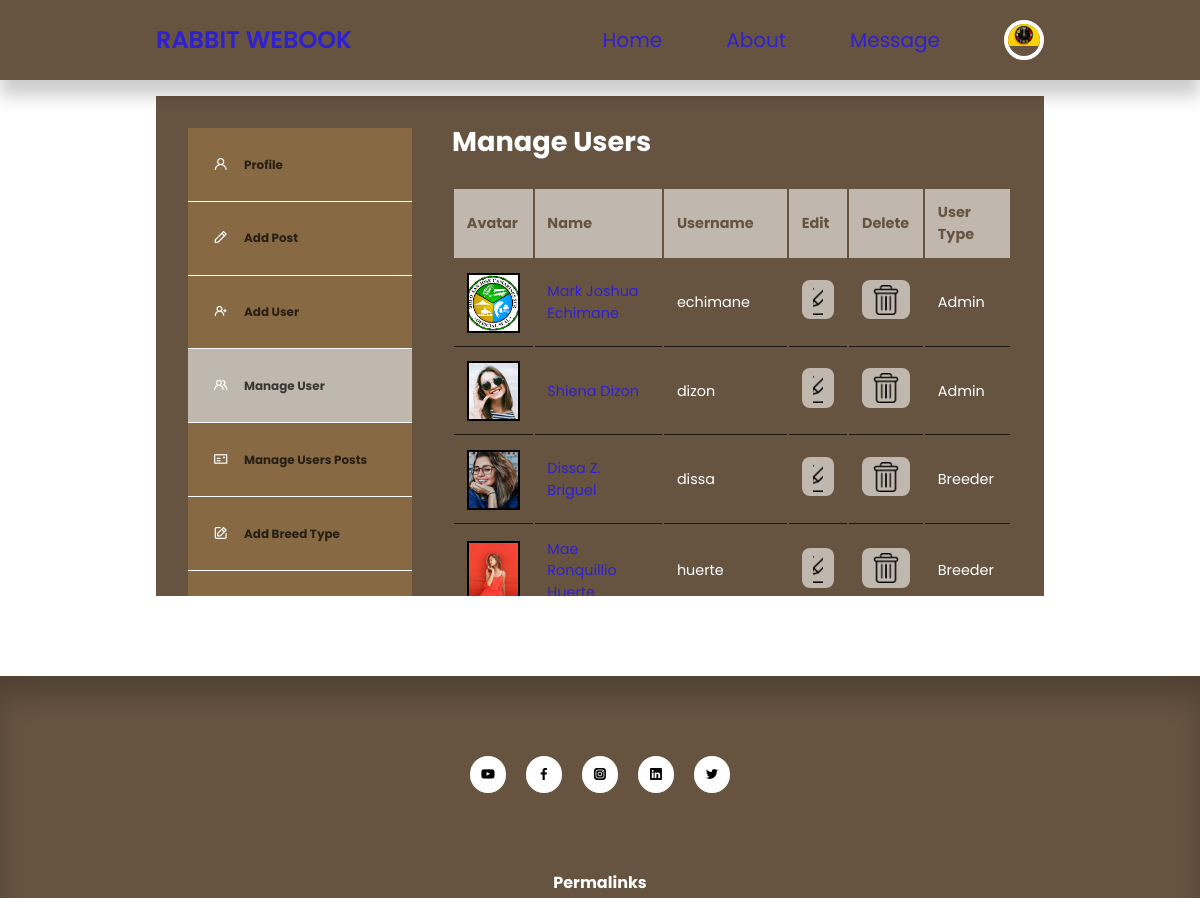
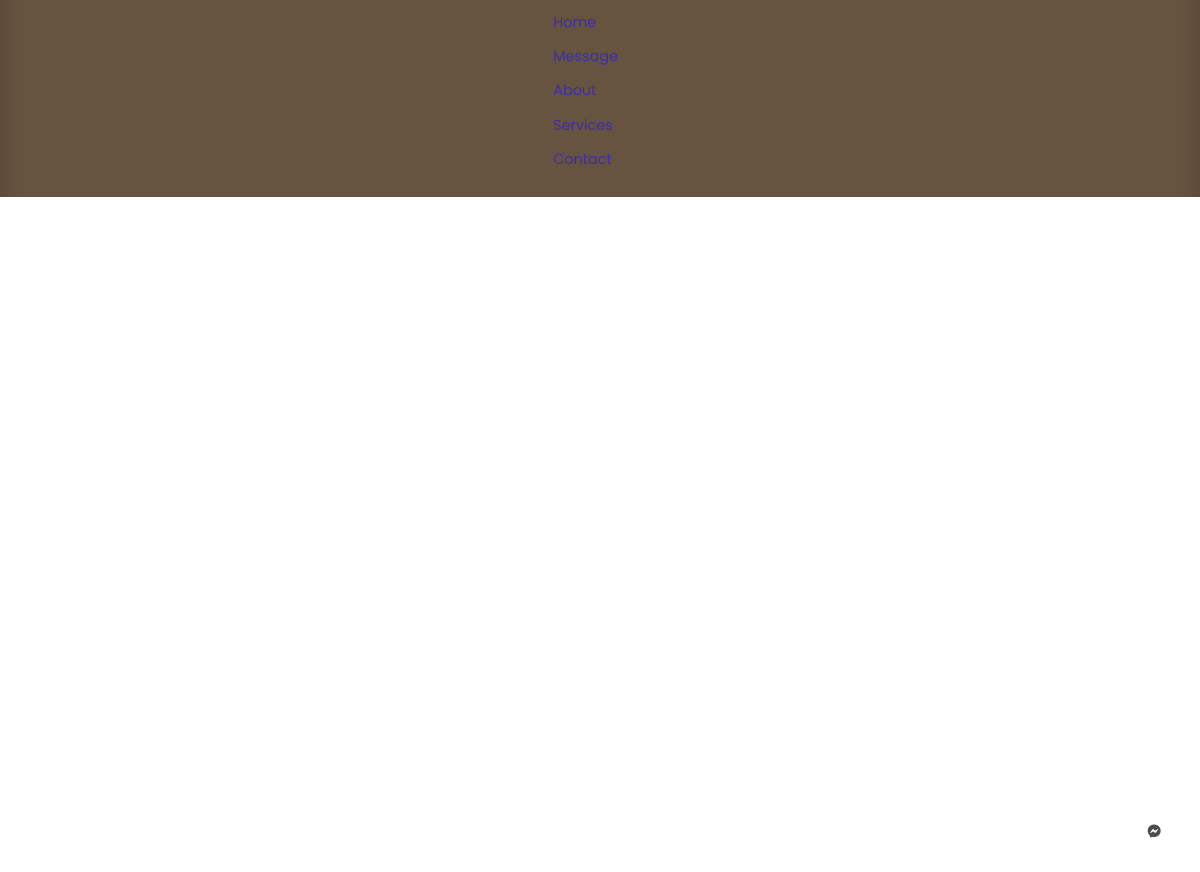
The app's page /admin/manage-users.php (signed in) with its own data (2 pictures, top to bottom).
### tables this page shows
CREATE TABLE `users` (
  `id` int(11) UNSIGNED NOT NULL,
  `unique_id` varchar(255) NOT NULL,
  `firstname` varchar(50) NOT NULL,
  `lastname` varchar(50) NOT NULL,
  `username` varchar(50) NOT NULL,
  `email` varchar(255) NOT NULL,
  `password` varchar(255) NOT NULL,
  `avatar` varchar(255) NOT NULL,
  `is_admin` tinyint(1) NOT NULL,
  `status` varchar(255) NOT NULL,
  `address` varchar(1000) NOT NULL,
  `contact` varchar(12) NOT NULL,
  `location` int(11) DEFAULT NULL
);

### admin/partials/header.php (called while the page is built, shortened)
<?php
require '../partials/header.php';

### admin/manage-users.php (the view, shortened to what this page needs)
<?php
require('partials/header.php');
$current_admin_id = $_SESSION['user-id'];
$query = "SELECT * FROM users WHERE NOT id=$current_admin_id ORDER BY is_admin ASC";
$users = mysqli_query($connection, $query);
?>
<section class="dashboard">
    <div class="container dashboard__container">
        <aside>
            <ul>
                <li>
                    <a href="index.php"><i class="uil uil-user"></i>
                        <h5>Profile</h5>
                    </a>
                </li>
                <li>
                    <a href="add-post.php"><i class="uil uil-pen"></i>
                        <h5>Add Post</h5>
                    </a>
                </li>
                <?php if(isset($_SESSION['user_is_admin'])): ?>
                <li>
                    <a href="add-user.php"><i class="uil uil-user-plus"></i>
                        <h5>Add User</h5>
                    </a>
                </li>
                <li>
                    <a href="manage-users.php" class="active"><i class="uil uil-users-alt"></i>
                        <h5>Manage User</h5>
                    </a>
                </li>
                <li>
                    <a href="all-users-post.php"><i class="uil uil-postcard"></i>
                        <h5>Manage Users Posts</h5>
                    </a>
                </li>
                <li>
                    <a href="add-category.php"><i class="uil uil-edit"></i>
                        <h5>Add Breed Type</h5>
                    </a>
                </li>
                <li>
                    <a href="manage-categories.php"><i class="uil uil-list-ul"></i>
                    </a>
                </li>
                <?php endif ?>
            </ul>
        </aside>
        <main>
            <h2>Manage Users</h2>
            <?php if(mysqli_num_rows($users) > 0) : ?>
            <table>
                <thead>
                    <tr>
                        <th>Avatar</th>
                        <th>Name</th>
                        <th>Username</th>
                        <th>Edit</th>
                        <th>Delete</th>
                        <th>User Type</th>
                    </tr>
                </thead>
                <tbody>
                    <?php while($user = mysqli_fetch_assoc($users)) : ?>
                    <tr>
                        <td><img src="<?= ROOT_URL . 'images/' . $user['avatar'] ?>" class="mm"></td>
                        <td><a href="<?= ROOT_URL ?>admin/get-profile.php?id=<?= $user['id'] ?>" class="cc"><?= ucwords( "{$user['firstname']} {$user['lastname']}") ?></a></td>
                        <td><?= $user['username'] ?></td>
                        <td><a href="<?= ROOT_URL ?>admin/edit-user.php?id=<?= $user['id'] ?>" class="btn sm"><img src="<?= ROOT_URL ?>assets/edit.png"  class="edit"></a></td>
                        <td><a href="<?= ROOT_URL ?>admin/delete-user.php?id=<?= $user['id'] ?>" class="btn sm danger"><img src="<?= ROOT_URL ?>assets/delete.png"  class="delete"></a></td>
                        <td><?php if ($user['is_admin']==0) {
                            echo "Admin";
                        } elseif ($user['is_admin']==3) {
                            echo "User";
                        }   elseif ($user['is_admin']==2) {
                            echo "Breeder";
                        }
                         ?></td>
                    </tr>
                    <?php endwhile ?>
                </tbody>
            </table>
            <?php else : ?>
                <div class="alert_message error">
                    <?= "No users found" ?>
                </div>
            <?php endif ?>
        </main>
    </div>
</section>
<?php
require('../partials/footer.php');
?>

### partials/header.php (shortened to what this page needs)
<?php
require 'config/database.php';
if(isset($_SESSION['user-id'])) {
    $id = filter_var($_SESSION['user-id'], FILTER_SANITIZE_NUMBER_INT);
    $query = "SELECT * FROM users WHERE id=$id";
    $result = mysqli_query($connection, $query);
    $avatar = mysqli_fetch_assoc($result);
}
?>
<!DOCTYPE html>
<html lang="en">
<head>
    <link rel="stylesheet" href="<?= ROOT_URL ?>css/rabbit7.css">
    <link rel="stylesheet" href="<?= ROOT_URL ?>css/css3.css">
    <link rel="stylesheet" href="<?= ROOT_URL ?>css/style27.css">
    <link rel="stylesheet" href="<?= ROOT_URL ?>css/style012.css">
    <link rel="stylesheet" href="<?= ROOT_URL ?>css\style5.css">
    <link rel="stylesheet" href="admin/chatapp/style.css">
    <link rel="stylesheet" href="https://cdnjs.cloudflare.com/ajax/libs/font-awesome/5.15.2/css/all.min.css"/>
    <link rel="stylesheet" href="https://unicons.iconscout.com/release/v4.0.0/css/line.css">
    <link rel="stylesheet" href="https://cdnjs.cloudflare.com/ajax/libs/font-awesome/5.15.2/css/all.min.css"/>
</head>
<body>
    <nav>
        <div class="container nav__container">
            <a href="<?= ROOT_URL ?>" class="nav__logo"> RABBIT WEBOOK</a>
            <ul class="nav__items">
                <li><a href="<?= ROOT_URL ?>home.php">Home</a></li>
                <li><a href="<?= ROOT_URL ?>about.php">About</a></li>
                <li><a href="<?= ROOT_URL ?>admin/users.php">Message</a></li>
                <?php if(isset($_SESSION['user-id'])): ?>
                    <li class="nav__profile">
                    <div class="avatar">
                        <img src="<?= ROOT_URL . 'images/' . $avatar['avatar'] ?>">
                    </div>
                </li>
                <?php else : ?>
                  <li><a href="<?= ROOT_URL ?>signin.php">Signin</a></li>
                <?php endif ?>
            </ul>
        </div>
    </nav>

### partials/footer.php (shortened to what this page needs)
<div style="position: fixed;
            bottom: 20px;
            right: 20px;
            z-index: 1000;">
    <button id="chat" class="btn btn-primary" style="border-radius: 50px;">
    <i class="fab fa-facebook-messenger"></i>
    </button>
</div>
<footer>
    <div class="footer__socials">
        <a href="https://youtube.com/egatortutorials" target="_blank"><i class="uil uil-youtube"></i></a>
        <a href="https://facebook.com" target="_blank"><i class="uil uil-facebook-f"></i></a>
        <a href="https://instagram.com" target="_blank"><i class="uil uil-instagram-alt"></i></a>
        <a href="https://linkedin.com" target="_blank"><i class="uil uil-linkedin"></i></a>
        <a href="https://twitter.com" target="_blank"><i class="uil uil-twitter"></i></a>
    </div>
    <div class="container footer__container">
        <article>
            <h4>Permalinks</h4>
            <ul>
                <li><a href="<?= ROOT_URL ?>home.php">Home</a></li>
                <li><a href="<?= ROOT_URL ?>chat.php">Message</a></li>
                <li><a href="<?= ROOT_URL ?>about.php">About</a></li>
                <li><a href="<?= ROOT_URL ?>services.php">Services</a></li>
                <li><a href="<?= ROOT_URL ?>contact.php">Contact</a></li>
            </ul>
        </article>
    </div>
</footer>
</html>

### css/rabbit7.css (style rules this page uses)
.nav__items { display: flex; align-items: center; gap: 2rem; }
nav { background: var(--color-primary); width: 100vw; height: 4.5rem; position: fixed; top: 0; z-index: 10; box-shadow: 0 1rem 1rem rgba(0, 0, 0, 0.2); }
.nav__container { height: 100%; display: flex; align-items: center; justify-content: space-between; }
.avatar { width: 2.5rem; height: 2.5rem; border-radius: 50%; overflow: hidden; border: 0.3rem solid var(--color-bg); }
.nav__logo { font-weight: 600; font-size: 1.2rem; }
.nav__profile { position: relative; cursor: pointer; }

### css/style27.css (style rules this page uses)
:root { --color-primary: #9c9c79; --color-primary-light: hsl(242, 91%, 69%, 18%); --color-primary-variant: #5854c7; --color-red: red; --color-red-light: hsl(346, 87%, 46%, 15%); --color-green: #00c476; --color-green-light: hsl(156, 100%, 38%, 15%); --color-gray-1000: #d3b68d; --color-gray-900: #d3b68d; --color-gray-700: #5877cc; --color-gray-300: white; --color-gray-200: rgba(244, 244, 247, 0.7); --color-white: #ffffff; --color-bg: #9c9c79; --transition: all 300ms ease; --container-width-lg: 74%; --container-width-md: 88%; --form-width: 40%; --card-border-radius-1: 0.3rem; --card-border-radius-2: 0.5rem; --card-border-radius-3: 0.8rem; --card-border-radius-4: 2rem; --card-border-radius-5: 5rem; }
* { margin: 0; padding: 0; outline: 0; border: 0; appearance: 0; list-style: none; text-decoration: none; box-sizing: border-box; }
body { font-family: 'Montserrat', sans-serif; line-height: 1.6; color: var(--color-gray-200); overflow-x: hidden; background: var(--color-bg); font-size: 0.9rem; }
.container { width: var(--container-width-lg); max-width: 1800px; margin-inline: auto; }
section { margin-top: 3rem; width: 100vw; }
h1, h2, h3, h4, h5 { color: var(--color-white); line-height: 1.3; }
h2 { font-size: 1.7rem; margin: 1rem 0; }
h4 { font-size: 1rem; }
a { color: var(--color-white); transition: var(--transition); }
img { display: block; width: 100%; object-fit: cover; }
footer { background: var(--color-gray-900); padding: 5rem 0 0; box-shadow: inset 0 1.5rem 1.5rem transparent; }
.footer__socials { margin-inline: auto; width: fit-content; margin-bottom: 5rem; display: flex; justify-content: space-between; align-items: center; gap: 1.2rem; }
.footer__socials a { background: var(--color-bg); border-radius: 50%; width: 2.3rem; height: 2.3rem; display: flex; align-items: center; justify-content: center; }
.footer__container { display:grid; grid-template-columns: repeat(4, 1fr); align-items: center; justify-content: center; }
footer h4 { color: var(--color-white); margin-bottom: 0.6rem; }
footer ul li { padding: 0.4rem 0; }
footer ul a { opacity: 0.75; }
.btn { display: inline-block; width: fit-content; padding: 0.6rem 1.2rem; background-color: var(--color-primary); border-radius: var(--card-border-radius-2); cursor: pointer; transition: var(--transition); color: var(--color-white); }
.btn.sm { padding: 0.3rem 0.7rem; font-size: 0.8rem; }
.btn.danger { background: var(--color-red); }
h2 { margin-left: 200px; margin-bottom: 20px; }
.dashboard { margin-top: 6rem; }
.dashboard__container { display: grid; grid-template-columns: 14rem auto; gap: 2rem; padding: 0.5rem; margin-bottom: 4rem; }
.dashboard aside a { background-color: var(--color-gray-1000); display: flex; gap: 1rem; align-items: center; padding: 1.6rem; color: #fff; }
.dashboard aside ul li:not(:last-child) a { border-bottom: 1px solid var(--color-gray-900); }
.dashboard aside a.active { background-color: var(--color-gray-1000); }

### css/style5.css (style rules this page uses)
* { margin: 0; padding: 0; box-sizing: border-box; text-decoration: none; font-family: 'Poppins', sans-serif; }

### css/style.css (style rules this page uses)
body { font-family: -apple-system, BlinkMacSystemFont, Roboto, Segoe UI, Helvetica Neue, Helvetica, Arial, sans-serif; margin: 0 auto; -webkit-font-smoothing: antialiased; box-sizing: border-box; color: #2f2f2f; line-height: 1.5; }
a { text-decoration: none; color: #2f20d1; }
img { height: auto; max-width: 100%; vertical-align: middle; }

### admin/manage-users.php (style rules this page uses)
tbody .mm { width: 60px; height: 60px; border: 2px solid black; }
h2 { color: white; }

### records on screen
users: avatar (picture)
users: avatar (picture), firstname+lastname "Mark Joshua Echimane", username "echimane", is_admin "Admin"
users: avatar (picture), firstname+lastname "Shiena Dizon", username "dizon", is_admin "Admin"
users: avatar (picture), firstname+lastname "Dissa Z. Briguel", username "dissa", is_admin "Breeder"
users: avatar (picture), firstname+lastname "Mae Ronquillio…", username "huerte", is_admin "Breeder"
